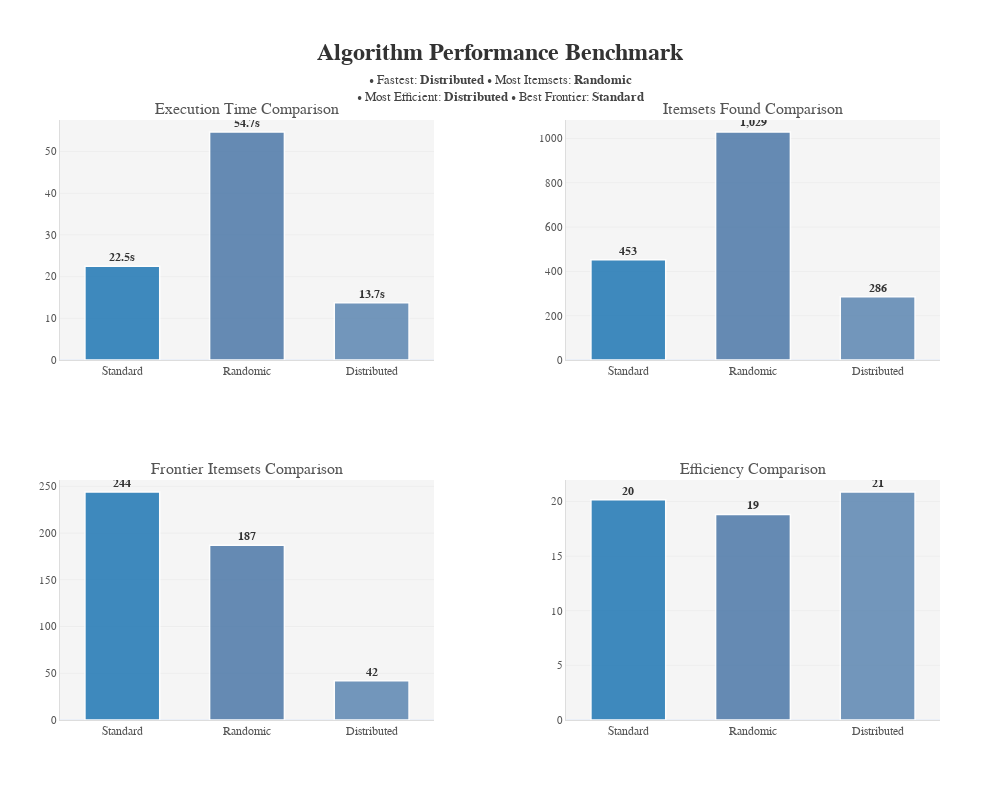

Notebook source saved alongside this figure:
### Code cell
# Enhanced Algorithm Performance Visualization with Modern Design
fig = make_subplots(
    rows=2, cols=2,
    subplot_titles=['Execution Time Comparison', 'Itemsets Found Comparison',
                   'Frontier Itemsets Comparison', 'Efficiency Comparison'],
    specs=[[{"type": "bar"}, {"type": "bar"}],
           [{"type": "bar"}, {"type": "bar"}]],
    horizontal_spacing=0.15,
    vertical_spacing=0.2
)

# Modern color palette (professional blue gradient)
colors = ['#1f77b4', '#4c78a8', '#5c86b1']  # Blue gradient
# Alternative professional palette: ['#2ca02c', '#9467bd', '#e377c2']  # Green/purple/pink

# Add traces with enhanced design
for i, (metric, y_values, row, col) in enumerate([
    ('Execution Time (s)', times, 1, 1),
    ('Itemsets Found', itemset_counts, 1, 2),
    ('Frontier Itemsets', frontier_counts, 2, 1),
    ('Efficiency (itemsets/s)', efficiencies, 2, 2)
]):
    fig.add_trace(
        go.Bar(
            x=alg_names,
            y=y_values,
            marker=dict(
                color=colors,
                line=dict(color='#ffffff', width=1.5),  # White border
                opacity=0.85
            ),
            texttemplate='<b>%{text}</b>',
            text=[f"{v:,.1f}"+"s" if metric.startswith('Execution') else f"{v:,.0f}" for v in y_values],
            textposition='outside',
            textfont=dict(size=12, color='#333333'),
            hoverinfo='y+name',
            hoverlabel=dict(bgcolor='white', font_size=14),
            width=0.6  # Adjust bar width
        ),
        row=row, col=col
    )

# Modern layout design
fig.update_layout(
    height=800,
    width=1000,
    title_text="<b>Algorithm Performance Benchmark</b>",
    title_font=dict(size=24, color='#333333', family="Arial Black"),
    title_x=0.5,
    showlegend=False,
    margin=dict(t=120, b=80, l=60, r=60),
    plot_bgcolor='rgba(245,245,245,1)',
    paper_bgcolor='rgba(255,255,255,1)',
    font=dict(family="Segoe UI", size=12, color='#555555')
)

# Customize axes and grid
for axis in ['xaxis', 'xaxis2', 'xaxis3', 'xaxis4']:
    fig.layout[axis].update(
        showgrid=False,
        linecolor='#dddddd',
        tickfont=dict(size=12)
    )

for axis in ['yaxis', 'yaxis2', 'yaxis3', 'yaxis4']:
    fig.layout[axis].update(
        showgrid=True,
        gridcolor='#eeeeee',
        linecolor='#dddddd',
        tickfont=dict(size=11)
    )

# Add annotations for insights
insights_text = (
    f"• Fastest: <b>{alg_names[times.index(min(times))]}</b> "
    f"• Most Itemsets: <b>{alg_names[itemset_counts.index(max(itemset_counts))]}</b><br>"
    f"• Most Efficient: <b>{alg_names[efficiencies.index(max(efficiencies))]}</b> "
    f"• Best Frontier: <b>{alg_names[frontier_counts.index(max(frontier_counts))]}</b>"
)

fig.add_annotation(
    x=0.5, y=1.08,
    xref="paper", yref="paper",
    text=insights_text,
    showarrow=False,
    font=dict(size=13, color='#444444'),
    align="center"
)

fig.show()

# Save the plot with enhanced settings
try:
    pio.write_image(
        fig, 
        "final_results/plots/02_algorithm_comparison.png", 
        width=1200, 
        height=800, 
        scale=2,
        engine="kaleido"
    )
    print("💾 Plot saved as: final_results/plots/02_algorithm_comparison.png")
except Exception as e:
    print(f"⚠️ Error saving PNG: {str(e)}. Saving as HTML...")
    fig.write_html("final_results/plots/02_algorithm_comparison.html")
    print("💾 Plot saved as: final_results/plots/02_algorithm_comparison.html")

print("\n📊 Algorithm Comparison Insights:")
print(f"   🏎️  Fastest algorithm: {alg_names[times.index(min(times))]}")
print(f"   🔍 Most itemsets found: {alg_names[itemset_counts.index(max(itemset_counts))]}")
print(f"   ⚡ Most efficient: {alg_names[efficiencies.index(max(efficiencies))]}")
print(f"   🎯 Best frontier discovery: {alg_names[frontier_counts.index(max(frontier_counts))]}")

### Figure 1 — Plotly figure (JSON) as saved in the notebook; plotly's stock layout.template omitted (floating-point values rounded to 4 significant figures)
{"data": [{"hoverinfo": "y+name", "hoverlabel": {"bgcolor": "white", "font": {"size": 14}}, "marker": {"color": ["#1f77b4", "#4c78a8", "#5c86b1"], "line": {"color": "#ffffff", "width": 1.5}, "opacity": 0.85}, "text": ["22.5s", "54.7s", "13.7s"], "textfont": {"color": "#333333", "size": 12}, "textposition": "outside", "texttemplate": "<b>%{text}</b>", "type": "bar", "width": 0.6, "x": ["Standard", "Randomic", "Distributed"], "xaxis": "x", "y": [22.47, 54.69, 13.7], "yaxis": "y"}, {"hoverinfo": "y+name", "hoverlabel": {"bgcolor": "white", "font": {"size": 14}}, "marker": {"color": ["#1f77b4", "#4c78a8", "#5c86b1"], "line": {"color": "#ffffff", "width": 1.5}, "opacity": 0.85}, "text": ["453", "1,029", "286"], "textfont": {"color": "#333333", "size": 12}, "textposition": "outside", "texttemplate": "<b>%{text}</b>", "type": "bar", "width": 0.6, "x": ["Standard", "Randomic", "Distributed"], "xaxis": "x2", "y": [453, 1029, 286], "yaxis": "y2"}, {"hoverinfo": "y+name", "hoverlabel": {"bgcolor": "white", "font": {"size": 14}}, "marker": {"color": ["#1f77b4", "#4c78a8", "#5c86b1"], "line": {"color": "#ffffff", "width": 1.5}, "opacity": 0.85}, "text": ["244", "187", "42"], "textfont": {"color": "#333333", "size": 12}, "textposition": "outside", "texttemplate": "<b>%{text}</b>", "type": "bar", "width": 0.6, "x": ["Standard", "Randomic", "Distributed"], "xaxis": "x3", "y": [244, 187, 42], "yaxis": "y3"}, {"hoverinfo": "y+name", "hoverlabel": {"bgcolor": "white", "font": {"size": 14}}, "marker": {"color": ["#1f77b4", "#4c78a8", "#5c86b1"], "line": {"color": "#ffffff", "width": 1.5}, "opacity": 0.85}, "text": ["20", "19", "21"], "textfont": {"color": "#333333", "size": 12}, "textposition": "outside", "texttemplate": "<b>%{text}</b>", "type": "bar", "width": 0.6, "x": ["Standard", "Randomic", "Distributed"], "xaxis": "x4", "y": [20.16, 18.81, 20.87], "yaxis": "y4"}], "layout": {"annotations": [{"font": {"size": 16}, "showarrow": false, "text": "Execution Time Comparison", "x": 0.2125, "xanchor": "center", "xref": "paper", "y": 1, "yanchor": "bottom", "yref": "paper"}, {"font": {"size": 16}, "showarrow": false, "text": "Itemsets Found Comparison", "x": 0.7875, "xanchor": "center", "xref": "paper", "y": 1, "yanchor": "bottom", "yref": "paper"}, {"font": {"size": 16}, "showarrow": false, "text": "Frontier Itemsets Comparison", "x": 0.2125, "xanchor": "center", "xref": "paper", "y": 0.4, "yanchor": "bottom", "yref": "paper"}, {"font": {"size": 16}, "showarrow": false, "text": "Efficiency Comparison", "x": 0.7875, "xanchor": "center", "xref": "paper", "y": 0.4, "yanchor": "bottom", "yref": "paper"}, {"align": "center", "font": {"color": "#444444", "size": 13}, "showarrow": false, "text": "• Fastest: <b>Distributed</b> • Most Itemsets: <b>Randomic</b><br>• Most Efficient: <b>Distributed</b> • Best Frontier: <b>Standard</b>", "x": 0.5, "xref": "paper", "y": 1.08, "yref": "paper"}], "font": {"color": "#555555", "family": "Segoe UI", "size": 12}, "height": 800, "margin": {"b": 80, "l": 60, "r": 60, "t": 120}, "paper_bgcolor": "rgba(255,255,255,1)", "plot_bgcolor": "rgba(245,245,245,1)", "showlegend": false, "title": {"font": {"color": "#333333", "family": "Arial Black", "size": 24}, "text": "<b>Algorithm Performance Benchmark</b>", "x": 0.5}, "width": 1000, "xaxis": {"anchor": "y", "autorange": true, "domain": [0, 0.425], "linecolor": "#dddddd", "range": [-0.5, 2.5], "showgrid": false, "tickfont": {"size": 12}, "type": "category"}, "xaxis2": {"anchor": "y2", "autorange": true, "domain": [0.575, 1], "linecolor": "#dddddd", "range": [-0.5, 2.5], "showgrid": false, "tickfont": {"size": 12}, "type": "category"}, "xaxis3": {"anchor": "y3", "autorange": true, "domain": [0, 0.425], "linecolor": "#dddddd", "range": [-0.5, 2.5], "showgrid": false, "tickfont": {"size": 12}, "type": "category"}, "xaxis4": {"anchor": "y4", "autorange": true, "domain": [0.575, 1], "linecolor": "#dddddd", "range": [-0.5, 2.5], "showgrid": false, "tickfont": {"size": 12}, "type": "category"}, "yaxis": {"anchor": "x", "autorange": true, "domain": [0.6, 1], "gridcolor": "#eeeeee", "linecolor": "#dddddd", "range": [0, 57.57], "showgrid": true, "tickfont": {"size": 11}, "type": "linear"}, "yaxis2": {"anchor": "x2", "autorange": true, "domain": [0.6, 1], "gridcolor": "#eeeeee", "linecolor": "#dddddd", "range": [0, 1083.0], "showgrid": true, "tickfont": {"size": 11}, "type": "linear"}, "yaxis3": {"anchor": "x3", "autorange": true, "domain": [0, 0.4], "gridcolor": "#eeeeee", "linecolor": "#dddddd", "range": [0, 256.8], "showgrid": true, "tickfont": {"size": 11}, "type": "linear"}, "yaxis4": {"anchor": "x4", "autorange": true, "domain": [0, 0.4], "gridcolor": "#eeeeee", "linecolor": "#dddddd", "range": [0, 21.97], "showgrid": true, "tickfont": {"size": 11}, "type": "linear"}}}
